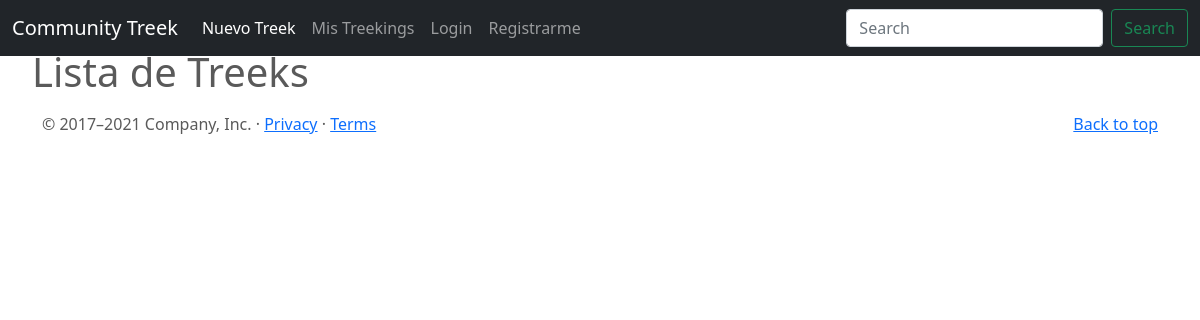
Page /post/list on the earlier database version.
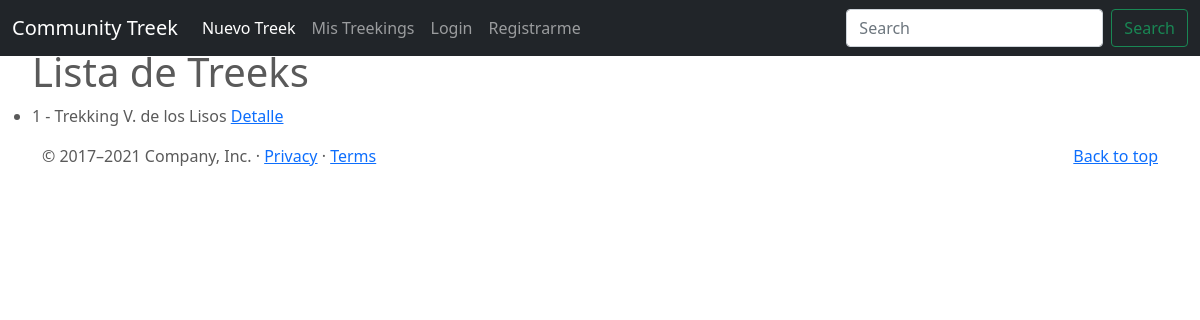
Same page on the later database version.
### CommunityTrekk/models.py (models this page shows)
class Post(models.Model):
    carousel_caption_title= models.CharField(max_length=100)
    carousel_caption_description= models.CharField(max_length=500)
    heading= models.CharField(max_length=50)
    description= models.CharField(max_length=250)
    publisher= models.ForeignKey(to= User, on_delete= models.CASCADE, related_name="publisher")
    imagen = models.ImageField(upload_to= "posts", null= True, blank= True)
    imagen2 = models.ImageField(upload_to= "posts", null= True, blank= True)
    imagen3 = models.ImageField(upload_to= "posts", null= True, blank= True)
    def __str__(self):
        return f"{self.id} - {self.heading}"

### CommunityTrekk/views.py (the view)
# urls.py: path('post/list', PostList.as_view(), name="post-list"),
class PostList(ListView):
    model= Post

### CommunityTrekk/templates/CommunityTrekk/post_list.html (shortened to what this page needs)
{% extends "CommunityTrekk/base.html" %}
{% block main %}
<ul>
    <h1> Lista de Treeks </h1>
    {% for post in object_list %}
    <li>
        {{post}}
        <a href="{% url 'post-detail' post.id %}"> Detalle </a>
    </li>
    {% endfor%}
    </ul>
{% endblock %}

Differences in the rows shown:
added Post: id+heading "1 - Trekking V. de los Lisos"
